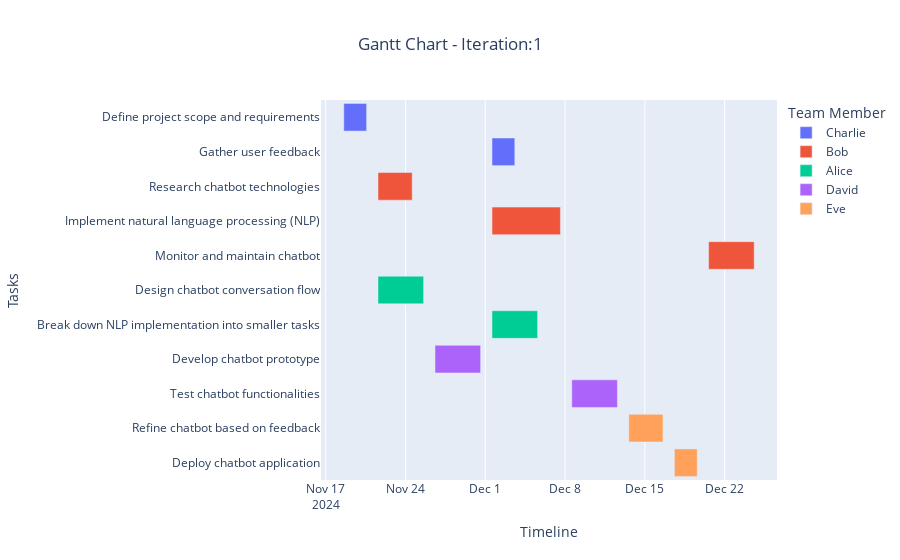
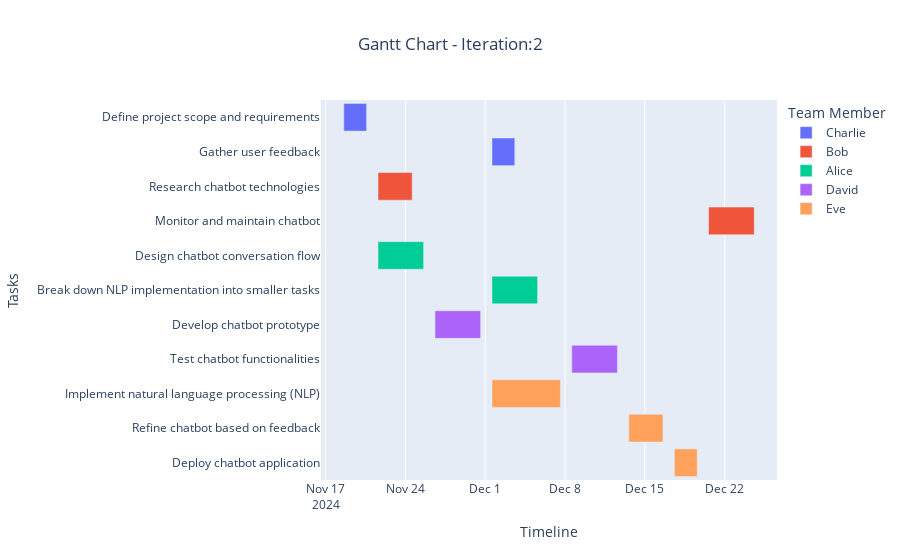
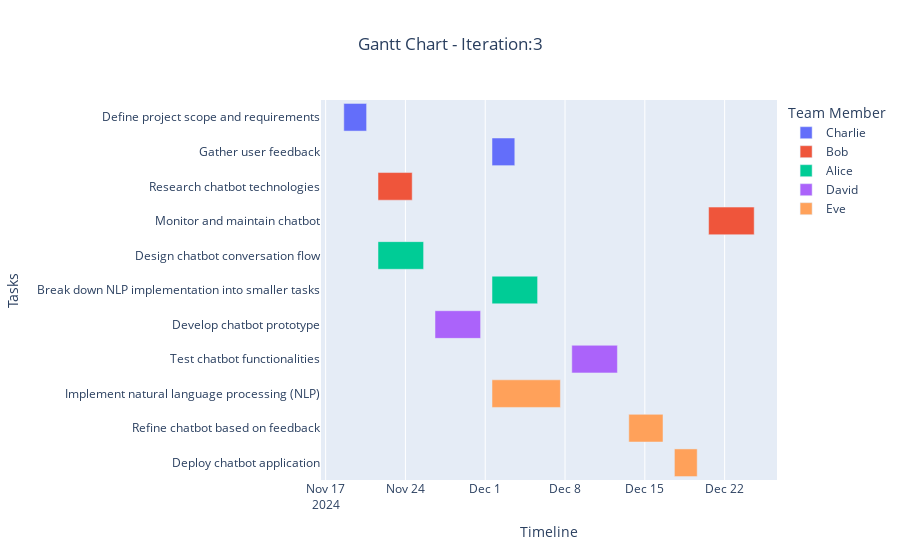

The notebook cell these images were saved under, in order:
### Code cell
number_of_iterations = final_state['iteration_number']

for i in range(number_of_iterations):
    ## Tasks schedule
    task_schedules = final_state['schedule_iteration'][i].schedule

    t = []
    # Iterate over the task_schedules and append each task's data to the DataFrame
    for task_schedule in task_schedules:
        t.append([
            task_schedule.task.task_name,
            task_schedule.start_day,
            task_schedule.end_day
        ])

    df_schedule = pd.DataFrame(t,columns=['task_name', 'start', 'end'])

    ## Tasks allocation
    task_allocations = final_state['task_allocations_iteration'][i].task_allocations

    t = []
    # Iterate over the task_schedules and append each task's data to the DataFrame
    for task_allocation in task_allocations:
        t.append([
            task_allocation.task.task_name,
            task_allocation.team_member.name
        ])

    df_allocation = pd.DataFrame(t,columns=['task_name', 'team_member'])

    df = df_allocation.merge(df_schedule, on='task_name')

    import plotly.express as px

    from datetime import datetime, timedelta
    # Get the current date
    current_date = datetime.today()

    # Convert start and end offsets to actual dates
    df['start'] = df['start'].apply(lambda x: current_date + timedelta(days=x))
    df['end'] = df['end'].apply(lambda x: current_date + timedelta(days=x))

    df.rename(columns={'team_member': 'Team Member'}, inplace=True)
    # Create a Gantt chart
    fig = px.timeline(df, x_start="start", x_end="end", y="task_name", color="Team Member", title=f"Gantt Chart - Iteration:{i+1} ")

    # Update layout for better visualization
    fig.update_layout(
        xaxis_title="Timeline",
        yaxis_title="Tasks",
        yaxis=dict(autorange="reversed"),  # Reverse the y-axis to have tasks in the vertical side
        title_x=0.5
    )

    # Show the plot
    fig.show()

### Figure 1 — Plotly figure (JSON) as saved in the notebook; plotly's stock layout.template omitted (floating-point values rounded to 4 significant figures)
{"data": [{"alignmentgroup": "True", "base": ["2024-11-18T14:14:50.605482", "2024-12-01T14:14:50.605482"], "hovertemplate": "Team Member=Charlie<br>start=%{base}<br>end=%{x}<br>task_name=%{y}<extra></extra>", "legendgroup": "Charlie", "marker": {"color": "#636efa", "pattern": {"shape": ""}}, "name": "Charlie", "offsetgroup": "Charlie", "orientation": "h", "showlegend": true, "textposition": "auto", "type": "bar", "x": [172800000, 172800000], "xaxis": "x", "y": ["Define project scope and requirements", "Gather user feedback"], "yaxis": "y"}, {"alignmentgroup": "True", "base": ["2024-11-21T14:14:50.605482", "2024-12-01T14:14:50.605482", "2024-12-20T14:14:50.605482"], "hovertemplate": "Team Member=Bob<br>start=%{base}<br>end=%{x}<br>task_name=%{y}<extra></extra>", "legendgroup": "Bob", "marker": {"color": "#EF553B", "pattern": {"shape": ""}}, "name": "Bob", "offsetgroup": "Bob", "orientation": "h", "showlegend": true, "textposition": "auto", "type": "bar", "x": [259200000, 518400000, 345600000], "xaxis": "x", "y": ["Research chatbot technologies", "Implement natural language processing (NLP)", "Monitor and maintain chatbot"], "yaxis": "y"}, {"alignmentgroup": "True", "base": ["2024-11-21T14:14:50.605482", "2024-12-01T14:14:50.605482"], "hovertemplate": "Team Member=Alice<br>start=%{base}<br>end=%{x}<br>task_name=%{y}<extra></extra>", "legendgroup": "Alice", "marker": {"color": "#00cc96", "pattern": {"shape": ""}}, "name": "Alice", "offsetgroup": "Alice", "orientation": "h", "showlegend": true, "textposition": "auto", "type": "bar", "x": [345600000, 345600000], "xaxis": "x", "y": ["Design chatbot conversation flow", "Break down NLP implementation into smaller tasks"], "yaxis": "y"}, {"alignmentgroup": "True", "base": ["2024-11-26T14:14:50.605482", "2024-12-08T14:14:50.605482"], "hovertemplate": "Team Member=David<br>start=%{base}<br>end=%{x}<br>task_name=%{y}<extra></extra>", "legendgroup": "David", "marker": {"color": "#ab63fa", "pattern": {"shape": ""}}, "name": "David", "offsetgroup": "David", "orientation": "h", "showlegend": true, "textposition": "auto", "type": "bar", "x": [345600000, 345600000], "xaxis": "x", "y": ["Develop chatbot prototype", "Test chatbot functionalities"], "yaxis": "y"}, {"alignmentgroup": "True", "base": ["2024-12-13T14:14:50.605482", "2024-12-17T14:14:50.605482"], "hovertemplate": "Team Member=Eve<br>start=%{base}<br>end=%{x}<br>task_name=%{y}<extra></extra>", "legendgroup": "Eve", "marker": {"color": "#FFA15A", "pattern": {"shape": ""}}, "name": "Eve", "offsetgroup": "Eve", "orientation": "h", "showlegend": true, "textposition": "auto", "type": "bar", "x": [259200000, 172800000], "xaxis": "x", "y": ["Refine chatbot based on feedback", "Deploy chatbot application"], "yaxis": "y"}], "layout": {"barmode": "overlay", "legend": {"title": {"text": "Team Member"}, "tracegroupgap": 0}, "title": {"text": "Gantt Chart - Iteration:1 ", "x": 0.5}, "xaxis": {"anchor": "y", "domain": [0, 1], "title": {"text": "Timeline"}, "type": "date"}, "yaxis": {"anchor": "x", "autorange": "reversed", "domain": [0, 1], "title": {"text": "Tasks"}}}}

### Figure 2 — Plotly figure (JSON) as saved in the notebook; plotly's stock layout.template omitted (floating-point values rounded to 4 significant figures)
{"data": [{"alignmentgroup": "True", "base": ["2024-11-18T14:14:50.684508", "2024-12-01T14:14:50.684508"], "hovertemplate": "Team Member=Charlie<br>start=%{base}<br>end=%{x}<br>task_name=%{y}<extra></extra>", "legendgroup": "Charlie", "marker": {"color": "#636efa", "pattern": {"shape": ""}}, "name": "Charlie", "offsetgroup": "Charlie", "orientation": "h", "showlegend": true, "textposition": "auto", "type": "bar", "x": [172800000, 172800000], "xaxis": "x", "y": ["Define project scope and requirements", "Gather user feedback"], "yaxis": "y"}, {"alignmentgroup": "True", "base": ["2024-11-21T14:14:50.684508", "2024-12-20T14:14:50.684508"], "hovertemplate": "Team Member=Bob<br>start=%{base}<br>end=%{x}<br>task_name=%{y}<extra></extra>", "legendgroup": "Bob", "marker": {"color": "#EF553B", "pattern": {"shape": ""}}, "name": "Bob", "offsetgroup": "Bob", "orientation": "h", "showlegend": true, "textposition": "auto", "type": "bar", "x": [259200000, 345600000], "xaxis": "x", "y": ["Research chatbot technologies", "Monitor and maintain chatbot"], "yaxis": "y"}, {"alignmentgroup": "True", "base": ["2024-11-21T14:14:50.684508", "2024-12-01T14:14:50.684508"], "hovertemplate": "Team Member=Alice<br>start=%{base}<br>end=%{x}<br>task_name=%{y}<extra></extra>", "legendgroup": "Alice", "marker": {"color": "#00cc96", "pattern": {"shape": ""}}, "name": "Alice", "offsetgroup": "Alice", "orientation": "h", "showlegend": true, "textposition": "auto", "type": "bar", "x": [345600000, 345600000], "xaxis": "x", "y": ["Design chatbot conversation flow", "Break down NLP implementation into smaller tasks"], "yaxis": "y"}, {"alignmentgroup": "True", "base": ["2024-11-26T14:14:50.684508", "2024-12-08T14:14:50.684508"], "hovertemplate": "Team Member=David<br>start=%{base}<br>end=%{x}<br>task_name=%{y}<extra></extra>", "legendgroup": "David", "marker": {"color": "#ab63fa", "pattern": {"shape": ""}}, "name": "David", "offsetgroup": "David", "orientation": "h", "showlegend": true, "textposition": "auto", "type": "bar", "x": [345600000, 345600000], "xaxis": "x", "y": ["Develop chatbot prototype", "Test chatbot functionalities"], "yaxis": "y"}, {"alignmentgroup": "True", "base": ["2024-12-01T14:14:50.684508", "2024-12-13T14:14:50.684508", "2024-12-17T14:14:50.684508"], "hovertemplate": "Team Member=Eve<br>start=%{base}<br>end=%{x}<br>task_name=%{y}<extra></extra>", "legendgroup": "Eve", "marker": {"color": "#FFA15A", "pattern": {"shape": ""}}, "name": "Eve", "offsetgroup": "Eve", "orientation": "h", "showlegend": true, "textposition": "auto", "type": "bar", "x": [518400000, 259200000, 172800000], "xaxis": "x", "y": ["Implement natural language processing (NLP)", "Refine chatbot based on feedback", "Deploy chatbot application"], "yaxis": "y"}], "layout": {"barmode": "overlay", "legend": {"title": {"text": "Team Member"}, "tracegroupgap": 0}, "title": {"text": "Gantt Chart - Iteration:2 ", "x": 0.5}, "xaxis": {"anchor": "y", "domain": [0, 1], "title": {"text": "Timeline"}, "type": "date"}, "yaxis": {"anchor": "x", "autorange": "reversed", "domain": [0, 1], "title": {"text": "Tasks"}}}}

### Figure 3 — Plotly figure (JSON) as saved in the notebook; plotly's stock layout.template omitted (floating-point values rounded to 4 significant figures)
{"data": [{"alignmentgroup": "True", "base": ["2024-11-18T14:14:50.757788", "2024-12-01T14:14:50.757788"], "hovertemplate": "Team Member=Charlie<br>start=%{base}<br>end=%{x}<br>task_name=%{y}<extra></extra>", "legendgroup": "Charlie", "marker": {"color": "#636efa", "pattern": {"shape": ""}}, "name": "Charlie", "offsetgroup": "Charlie", "orientation": "h", "showlegend": true, "textposition": "auto", "type": "bar", "x": [172800000, 172800000], "xaxis": "x", "y": ["Define project scope and requirements", "Gather user feedback"], "yaxis": "y"}, {"alignmentgroup": "True", "base": ["2024-11-21T14:14:50.757788", "2024-12-20T14:14:50.757788"], "hovertemplate": "Team Member=Bob<br>start=%{base}<br>end=%{x}<br>task_name=%{y}<extra></extra>", "legendgroup": "Bob", "marker": {"color": "#EF553B", "pattern": {"shape": ""}}, "name": "Bob", "offsetgroup": "Bob", "orientation": "h", "showlegend": true, "textposition": "auto", "type": "bar", "x": [259200000, 345600000], "xaxis": "x", "y": ["Research chatbot technologies", "Monitor and maintain chatbot"], "yaxis": "y"}, {"alignmentgroup": "True", "base": ["2024-11-21T14:14:50.757788", "2024-12-01T14:14:50.757788"], "hovertemplate": "Team Member=Alice<br>start=%{base}<br>end=%{x}<br>task_name=%{y}<extra></extra>", "legendgroup": "Alice", "marker": {"color": "#00cc96", "pattern": {"shape": ""}}, "name": "Alice", "offsetgroup": "Alice", "orientation": "h", "showlegend": true, "textposition": "auto", "type": "bar", "x": [345600000, 345600000], "xaxis": "x", "y": ["Design chatbot conversation flow", "Break down NLP implementation into smaller tasks"], "yaxis": "y"}, {"alignmentgroup": "True", "base": ["2024-11-26T14:14:50.757788", "2024-12-08T14:14:50.757788"], "hovertemplate": "Team Member=David<br>start=%{base}<br>end=%{x}<br>task_name=%{y}<extra></extra>", "legendgroup": "David", "marker": {"color": "#ab63fa", "pattern": {"shape": ""}}, "name": "David", "offsetgroup": "David", "orientation": "h", "showlegend": true, "textposition": "auto", "type": "bar", "x": [345600000, 345600000], "xaxis": "x", "y": ["Develop chatbot prototype", "Test chatbot functionalities"], "yaxis": "y"}, {"alignmentgroup": "True", "base": ["2024-12-01T14:14:50.757788", "2024-12-13T14:14:50.757788", "2024-12-17T14:14:50.757788"], "hovertemplate": "Team Member=Eve<br>start=%{base}<br>end=%{x}<br>task_name=%{y}<extra></extra>", "legendgroup": "Eve", "marker": {"color": "#FFA15A", "pattern": {"shape": ""}}, "name": "Eve", "offsetgroup": "Eve", "orientation": "h", "showlegend": true, "textposition": "auto", "type": "bar", "x": [518400000, 259200000, 172800000], "xaxis": "x", "y": ["Implement natural language processing (NLP)", "Refine chatbot based on feedback", "Deploy chatbot application"], "yaxis": "y"}], "layout": {"barmode": "overlay", "legend": {"title": {"text": "Team Member"}, "tracegroupgap": 0}, "title": {"text": "Gantt Chart - Iteration:3 ", "x": 0.5}, "xaxis": {"anchor": "y", "domain": [0, 1], "title": {"text": "Timeline"}, "type": "date"}, "yaxis": {"anchor": "x", "autorange": "reversed", "domain": [0, 1], "title": {"text": "Tasks"}}}}
